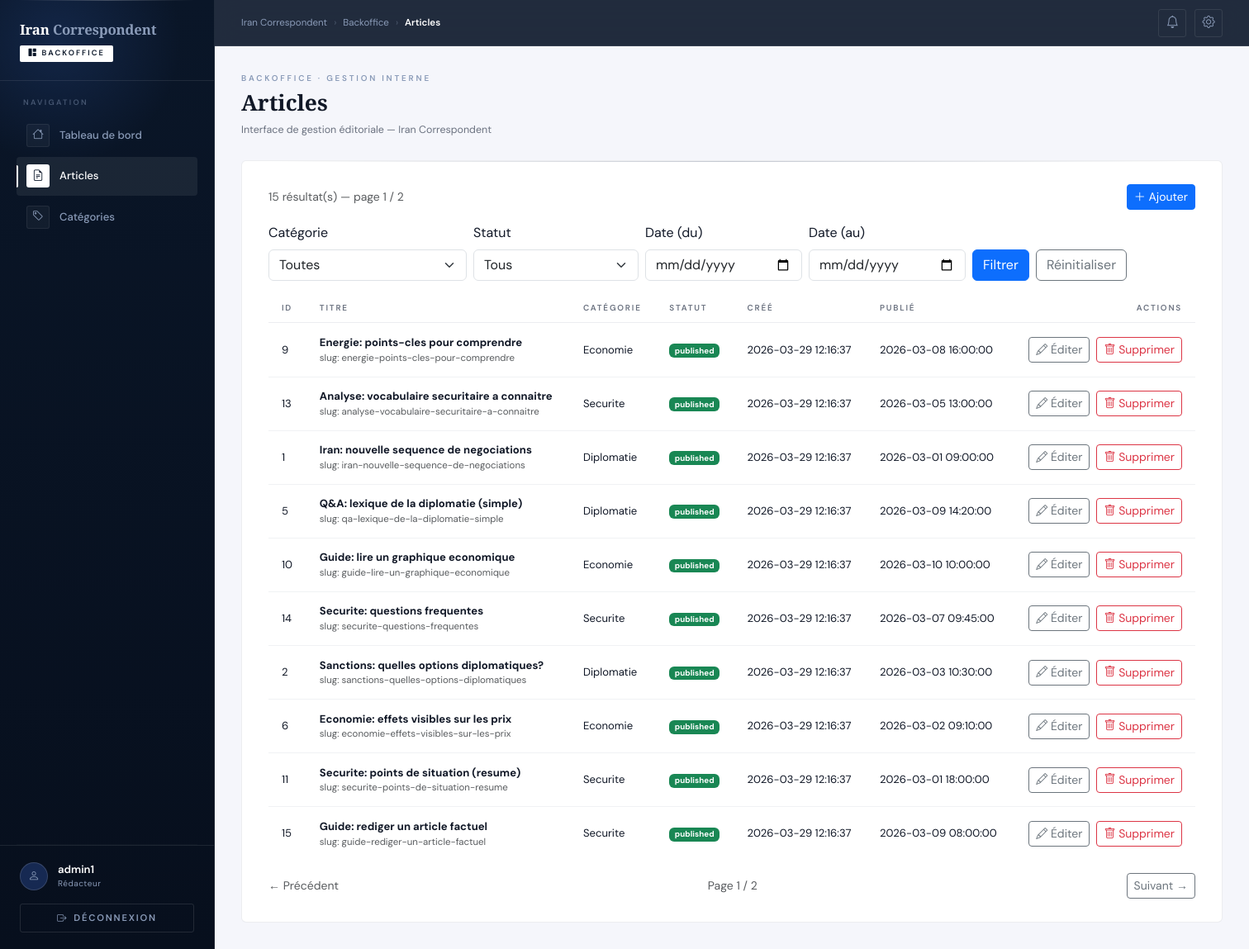
Screenshot of /admin/articles (signed in) with the database file from the repository.
### tables this page shows
CREATE TABLE articles (
  id INT UNSIGNED AUTO_INCREMENT PRIMARY KEY,
  category_id INT UNSIGNED NOT NULL,
  title VARCHAR(200) NOT NULL,
  slug VARCHAR(200) NOT NULL UNIQUE,
  excerpt TEXT NULL,  
  content_html MEDIUMTEXT NOT NULL,
  hero_image_path VARCHAR(255) NULL,
  hero_image_alt VARCHAR(180) NULL,

  meta_title VARCHAR(255) NULL,
  meta_description VARCHAR(255) NULL,
  canonical_url VARCHAR(255) NULL,
  meta_robots VARCHAR(50) NULL DEFAULT 'index,follow',

  status ENUM('draft','published') NOT NULL DEFAULT 'draft',
  published_at DATETIME NULL,
  deleted_at DATETIME NULL,
  created_at DATETIME NOT NULL DEFAULT CURRENT_TIMESTAMP,
  updated_at DATETIME NOT NULL DEFAULT CURRENT_TIMESTAMP ON UPDATE CURRENT_TIMESTAMP,

  CONSTRAINT fk_articles_category
    FOREIGN KEY (category_id) REFERENCES categories(id)
    ON DELETE RESTRICT,

  INDEX idx_articles_status_published (status, published_at),
  INDEX idx_articles_category_published (category_id, status, published_at),
  INDEX idx_articles_deleted_at (deleted_at)
);

CREATE TABLE categories (
  id INT UNSIGNED AUTO_INCREMENT PRIMARY KEY,
  name VARCHAR(120) NOT NULL,
  slug VARCHAR(160) NOT NULL UNIQUE,
  created_at DATETIME NOT NULL DEFAULT CURRENT_TIMESTAMP
);

### public/admin/controllers/ArticleController.php (called while the page is built, shortened)
<?php
require_once __DIR__ . '/../../../app/models/Article.php';
class ArticleController
{
	private function requireAuth(): array
	{
		return $_SESSION['admin'];
	}
	private function getInt(string $key, int $default): int
	{
		$val = filter_input(INPUT_GET, $key, FILTER_VALIDATE_INT);
		if ($val === false || $val === null) {
			return $default;
		}
		return $val;
	}
	private function getDate(string $key): ?string
	{
		$val = (string) ($_GET[$key] ?? '');
		$val = trim($val);
		if ($val === '') {
			return null;
		}
		return $val;
	}
	private function getStatus(): ?string
	{
		$status = (string) ($_GET['status'] ?? '');
		$status = trim($status);
		if ($status === '') {
			return null;
		}
		return $status;
	}
	private function getCategoryId(): ?int
	{
		$val = filter_input(INPUT_GET, 'category_id', FILTER_VALIDATE_INT);
		if ($val === false || $val === null) {
			return null;
		}
		return $val > 0 ? $val : null;
	}
	public function index(): void
	{
		$currentUser = $this->requireAuth();
		$pageSize = 10;
		$page = max(1, $this->getInt('page', 1));
		$filters = [
			'status' => $this->getStatus(),
			'category_id' => $this->getCategoryId(),
			'from' => $this->getDate('from'),
			'to' => $this->getDate('to'),
		];
		$total = Article::countForAdmin($filters);
		$totalPages = max(1, (int) ceil($total / $pageSize));
		$offset = ($page - 1) * $pageSize;
		$articles = Article::listForAdmin($filters, $pageSize, $offset);
		$pagination = [
			'page' => $page,
			'pageSize' => $pageSize,
			'total' => $total,
			'totalPages' => $totalPages,
		];
		$pageHeading = 'Articles';
		require __DIR__ . '/../views/articles/index.php';
		$content = ob_get_clean();
		require __DIR__ . '/../views/layouts/main.php';
	}
}

### app/models/Article.php (called while the page is built, shortened)
<?php
require_once __DIR__ . '/../core/Model.php';
class Article extends Model
{
	private static function buildAdminWhere(array $filters, array &$params): string
	{
		$where = ['a.deleted_at IS NULL'];
		$params = [];
		return 'WHERE ' . implode(' AND ', $where);
	}
	public static function countForAdmin(array $filters = []): int
	{
		$params = [];
		$whereSql = self::buildAdminWhere($filters, $params);
		$row = self::fetchOne('SELECT COUNT(*) AS cnt FROM articles a ' . $whereSql, $params);
		return (int) ($row['cnt'] ?? 0);
	}
	public static function listForAdmin(array $filters = [], int $limit = 10, int $offset = 0): array
	{
		$limit = max(1, min(100, $limit));
		$offset = max(0, $offset);
		$params = [];
		$whereSql = self::buildAdminWhere($filters, $params);
		$sql = "SELECT a.id, a.category_id, a.title, a.slug, a.status, a.created_at, a.updated_at, a.published_at,
					c.name AS category_name
				FROM articles a
				INNER JOIN categories c ON c.id = a.category_id
				" . $whereSql . "
				ORDER BY a.created_at DESC
				LIMIT " . (int) $limit . " OFFSET " . (int) $offset;
		return self::fetchAll($sql, $params);
	}
}

### app/core/Model.php (called while the page is built, shortened)
<?php
abstract class Model
{
	private static ?PDO $pdo = null;
	protected static function db(): PDO
	{
		if (self::$pdo instanceof PDO) {
			return self::$pdo;
		}
		$configPath = __DIR__ . '/../config/database.php';
		$cfg = require $configPath;
		$host = $cfg['host'] ?? 'db';
		$port = $cfg['port'] ?? '3306';
		$name = $cfg['name'] ?? 'iran_news';
		$user = $cfg['user'] ?? 'root';
		$pass = $cfg['pass'] ?? 'root';
		$charset = $cfg['charset'] ?? 'utf8mb4';
		$dsn = sprintf('mysql:host=%s;port=%s;dbname=%s;charset=%s', $host, $port, $name, $charset);
		self::$pdo = new PDO(
			$dsn,
			$user,
			$pass,
			[
				PDO::ATTR_ERRMODE => PDO::ERRMODE_EXCEPTION,
				PDO::ATTR_DEFAULT_FETCH_MODE => PDO::FETCH_ASSOC,
				PDO::ATTR_EMULATE_PREPARES => false,
			]
		);
		return self::$pdo;
	}
	protected static function fetchOne(string $sql, array $params = []): ?array
	{
		$stmt = self::db()->prepare($sql);
		$stmt->execute($params);
		$row = $stmt->fetch();
		return $row === false ? null : $row;
	}
	protected static function fetchAll(string $sql, array $params = []): array
	{
		$stmt = self::db()->prepare($sql);
		$stmt->execute($params);
		return $stmt->fetchAll();
	}
}

### public/admin/views/articles/index.php (the view, shortened to what this page needs)
<?php
function buildQuery(array $filters, int $page): string
{
	$params = [
		'r' => 'articles',
		'page' => $page,
	];
	return '/admin/index.php?' . http_build_query($params);
}
?>
<div class="d-flex flex-wrap gap-2 justify-content-between align-items-center mb-3">
	<div class="text-muted small">
		<?= (int)($pagination['total'] ?? 0) ?> résultat(s) — page <?= (int)($pagination['page'] ?? 1) ?> / <?= (int)($pagination['totalPages'] ?? 1) ?>
	</div>
	<a href="/admin/articles/create" class="btn btn-primary btn-sm">
		<i class="bi bi-plus-lg"></i> Ajouter
	</a>
</div>
<form method="get" action="/admin/index.php" class="mb-3">
	<div class="d-flex flex-row flex-nowrap gap-2 align-items-end overflow-auto">
		<div class="flex-shrink-0" style="min-width: 240px;">
			<label for="category_id" class="form-label">Catégorie</label>
			<select name="category_id" id="category_id" class="form-select">
				<option value="" <?= empty($filters['category_id']) ? 'selected' : '' ?>>Toutes</option>
			</select>
		</div>
		<div class="flex-shrink-0" style="min-width: 200px;">
			<label for="status" class="form-label">Statut</label>
			<select name="status" id="status" class="form-select">
				<option value="" <?= empty($filters['status']) ? 'selected' : '' ?>>Tous</option>
			</select>
		</div>
		<div class="flex-shrink-0" style="min-width: 190px;">
			<label for="from" class="form-label">Date (du)</label>
			<input type="date" name="from" id="from" class="form-control" value="<?= htmlspecialchars((string)($filters['from'] ?? ''), ENT_QUOTES, 'UTF-8') ?>">
		</div>
		<div class="flex-shrink-0" style="min-width: 190px;">
			<label for="to" class="form-label">Date (au)</label>
			<input type="date" name="to" id="to" class="form-control" value="<?= htmlspecialchars((string)($filters['to'] ?? ''), ENT_QUOTES, 'UTF-8') ?>">
		</div>
		<div class="flex-shrink-0 d-flex gap-2" style="min-width: 260px;">
			<button type="submit" class="btn btn-primary">Filtrer</button>
			<a href="/admin/articles" class="btn btn-outline-secondary">Réinitialiser</a>
		</div>
	</div>
</form>
<div class="table-responsive">
	<table class="table table-sm align-middle mb-0">
	<thead>
		<tr>
			<th>ID</th>
			<th>Titre</th>
			<th>Catégorie</th>
			<th>Statut</th>
			<th>Créé</th>
			<th>Publié</th>
			<th class="text-end">Actions</th>
		</tr>
	</thead>
	<tbody>
		<?php if (empty($articles)): ?>
			<tr><td colspan="7" class="text-muted">Aucun article</td></tr>
		<?php else: ?>
			<?php foreach ($articles as $a): ?>
				<tr>
					<td><?= (int)$a['id'] ?></td>
					<td>
						<div><strong><?= htmlspecialchars((string)$a['title'], ENT_QUOTES, 'UTF-8') ?></strong></div>
						<div class="text-muted small">slug: <?= htmlspecialchars((string)$a['slug'], ENT_QUOTES, 'UTF-8') ?></div>
					</td>
					<td><?= htmlspecialchars((string)($a['category_name'] ?? ''), ENT_QUOTES, 'UTF-8') ?></td>
					<td>
						<span class="badge text-bg-<?= $a['status'] === 'published' ? 'success' : 'secondary' ?>">
							<?= htmlspecialchars((string)$a['status'], ENT_QUOTES, 'UTF-8') ?>
						</span>
					</td>
					<td><?= htmlspecialchars((string)$a['created_at'], ENT_QUOTES, 'UTF-8') ?></td>
					<td><?= htmlspecialchars((string)($a['published_at'] ?? ''), ENT_QUOTES, 'UTF-8') ?></td>
					<td class="text-end">
						<div class="d-inline-flex gap-2">
							<a class="btn btn-outline-secondary btn-sm" href="/admin/articles/edit?id=<?= (int) $a['id'] ?>">
								<i class="bi bi-pencil"></i> Éditer
							</a>
							<form method="post" action="/admin/articles/delete?id=<?= (int) $a['id'] ?>" onsubmit="return confirm('Supprimer cet article ?');" class="m-0">
								<button type="submit" class="btn btn-outline-danger btn-sm">
									<i class="bi bi-trash"></i> Supprimer
								</button>
							</form>
						</div>
					</td>
				</tr>
			<?php endforeach; ?>
		<?php endif; ?>
	</tbody>
	</table>
</div>
<nav class="d-flex align-items-center justify-content-between mt-3">
	<?php
		$page = (int)($pagination['page'] ?? 1);
		$totalPages = (int)($pagination['totalPages'] ?? 1);
	?>
	<?php if ($page > 1): ?>
		<a class="btn btn-outline-secondary btn-sm" href="<?= htmlspecialchars(buildQuery($filters, $page - 1), ENT_QUOTES, 'UTF-8') ?>">← Précédent</a>
	<?php else: ?>
		<span class="text-muted small">← Précédent</span>
	<?php endif; ?>
	<span class="text-muted small">Page <?= $page ?> / <?= $totalPages ?></span>
	<?php if ($page < $totalPages): ?>
		<a class="btn btn-outline-secondary btn-sm" href="<?= htmlspecialchars(buildQuery($filters, $page + 1), ENT_QUOTES, 'UTF-8') ?>">Suivant →</a>
	<?php else: ?>
		<span class="text-muted small">Suivant →</span>
	<?php endif; ?>
</nav>

### public/admin/index.php (shortened to what this page needs)
<?php
if (isset($_SESSION['admin']) && is_array($_SESSION['admin'])) {
	$route = (string) ($_GET['r'] ?? 'dashboard');
	require_once __DIR__ . '/controllers/ArticleController.php';
	$controller = new ArticleController();
	switch ($route) {
		case 'articles':
			$controller->index();
			exit;
	}
	?>
	<?php
	$content = ob_get_clean();
	require __DIR__ . '/views/layouts/main.php';
	exit;
}

### public/admin/views/layouts/main.php (shortened to what this page needs)
<?php
$pageHeading = $pageHeading ?? 'Backoffice';
$currentUser = $currentUser ?? null;
?>
<!DOCTYPE html>
<html lang="fr">
<head>
    <link href="https://cdn.jsdelivr.net/npm/bootstrap@5.3.3/dist/css/bootstrap.min.css" rel="stylesheet"/>
    <link href="https://cdn.jsdelivr.net/npm/bootstrap-icons@1.11.3/font/bootstrap-icons.min.css" rel="stylesheet"/>
</head>
<body>
<div class="bo-shell">
    <aside class="bo-sidebar">
        <div class="bo-brand">
            <div class="bo-brand-logo">Iran <span>Correspondent</span></div>
            <div class="bo-brand-pill">
                <i class="bi bi-grid-1x2-fill"></i> Backoffice
            </div>
        </div>
        <div class="bo-nav-section">
            <div class="bo-nav-label">Navigation</div>
            <ul class="bo-nav">
                <li>
                    <a href="/admin/" class="active">
                        <span class="ni"><i class="bi bi-house"></i></span>
                        Tableau de bord
                    </a>
                </li>
                <li>
                    <a href="/admin/articles">
                        <span class="ni"><i class="bi bi-file-earmark-text"></i></span>
                        Articles
                    </a>
                </li>
                <li>
                    <a href="/admin/categories">
                        <span class="ni"><i class="bi bi-tag"></i></span>
                        Catégories
                    </a>
                </li>
            </ul>
        </div>
        <hr class="bo-divider"/>
        <div class="bo-sidebar-footer">
            <?php if ($currentUser): ?>
            <div class="bo-user">
                <div class="bo-avatar"><i class="bi bi-person"></i></div>
                <div>
                    <div class="bo-user-name"><?= htmlspecialchars($currentUser['username'] ?? '', ENT_QUOTES, 'UTF-8') ?></div>
                    <div class="bo-user-role">Rédacteur</div>
                </div>
            </div>
            <?php endif; ?>
            <a href="/admin/index.php?action=logout" class="btn-logout">
                <i class="bi bi-box-arrow-right"></i>
                <span>Déconnexion</span>
            </a>
        </div>
    </aside>
    <main class="bo-main">
        <div class="bo-topbar">
            <nav class="bo-breadcrumb">
                <span>Iran Correspondent</span>
                <span class="sep">›</span>
                <span>Backoffice</span>
                <span class="sep">›</span>
                <span class="current"><?= htmlspecialchars($pageHeading, ENT_QUOTES, 'UTF-8') ?></span>
            </nav>
            <div class="bo-topbar-actions">
                <button class="topbar-btn" title="Notifications">
                    <i class="bi bi-bell"></i>
                </button>
                <button class="topbar-btn" title="Paramètres">
                    <i class="bi bi-gear"></i>
                </button>
            </div>
        </div>
        <div class="bo-content">
            <div class="bo-page-header">
                <div class="bo-page-eyebrow">Backoffice · Gestion interne</div>
                <h1 class="bo-page-heading"><?= htmlspecialchars($pageHeading, ENT_QUOTES, 'UTF-8') ?></h1>
                <div class="bo-page-sub">Interface de gestion éditoriale — Iran Correspondent</div>
            </div>
            <div class="bo-card">
                <?= $content ?>
            </div>
        </div>
    </main>
</div>
</body>
</html>

### rows the page displays
articles: id "9", title "Energie: points-cles pour comprendre", slug "energie-points-cles-pour-comprendre", category.name "Economie", status "published", created_at "2026-03-29 12:16:37", published_at "2026-03-08 16:00:00"
articles: id "13", title "Analyse: vocabulaire securitaire a connaitre", slug "analyse-vocabulaire-securitaire-a-connaitre", category.name "Securite", status "published", created_at "2026-03-29 12:16:37", published_at "2026-03-05 13:00:00"
articles: id "1", title "Iran: nouvelle sequence de negociations", slug "iran-nouvelle-sequence-de-negociations", category.name "Diplomatie", status "published", created_at "2026-03-29 12:16:37", published_at "2026-03-01 09:00:00"
articles: id "5", title "Q&A: lexique de la diplomatie (simple)", slug "qa-lexique-de-la-diplomatie-simple", category.name "Diplomatie", status "published", created_at "2026-03-29 12:16:37", published_at "2026-03-09 14:20:00"
articles: id "10", title "Guide: lire un graphique economique", slug "guide-lire-un-graphique-economique", category.name "Economie", status "published", created_at "2026-03-29 12:16:37", published_at "2026-03-10 10:00:00"
articles: id "14", title "Securite: questions frequentes", slug "securite-questions-frequentes", category.name "Securite", status "published", created_at "2026-03-29 12:16:37", published_at "2026-03-07 09:45:00"
articles: id "2", title "Sanctions: quelles options diplomatiques?", slug "sanctions-quelles-options-diplomatiques", category.name "Diplomatie", status "published", created_at "2026-03-29 12:16:37", published_at "2026-03-03 10:30:00"
articles: id "6", title "Economie: effets visibles sur les prix", slug "economie-effets-visibles-sur-les-prix", category.name "Economie", status "published", created_at "2026-03-29 12:16:37", published_at "2026-03-02 09:10:00"
articles: id "11", title "Securite: points de situation (resume)", slug "securite-points-de-situation-resume", category.name "Securite", status "published", created_at "2026-03-29 12:16:37", published_at "2026-03-01 18:00:00"
articles: id "15", title "Guide: rediger un article factuel", slug "guide-rediger-un-article-factuel", category.name "Securite", status "published", created_at "2026-03-29 12:16:37", published_at "2026-03-09 08:00:00"

### other values shown
$currentUser['username'] "admin1"
$pageHeading "Articles"
$pagination['total'] "15"
$pagination['page'] "1"
$pagination['totalPages'] "2"
$page "1"
$totalPages "2"
